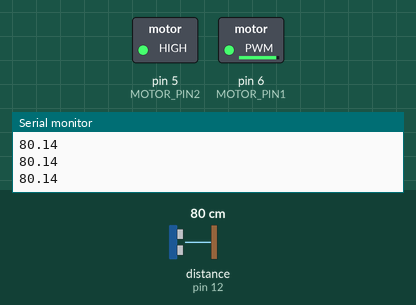
Simulated run of this sketch. Board: Arduino Uno, built with avr-gcc and run on an emulated ATmega328P. Parts: switched loads named in the sketch (green lamp = pin HIGH), the last lines printed to the serial monitor. Wiring (inferred from the names in the program): ultrasonic range finder: trigger pin 13; echo pin 12. The inputs (shaded band) are chosen by the test bench; at power-on: distance to the obstacle (sensor on pin 12) 80 cm. The echo pulse lasts 58.3 µs per cm; pins used as bus, display or sensor lines are not drawn.

Above: at 1.2 s.
1.3 s: distance to the obstacle (sensor on pin 12) set to 16 cm
2.8 s: distance to the obstacle (sensor on pin 12) set to 13 cm
At 3.3 s:
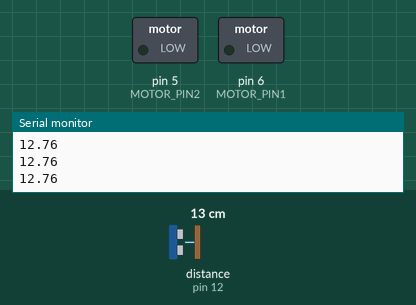
4.3 s: distance to the obstacle (sensor on pin 12) set to 18 cm
At 5.5 s:
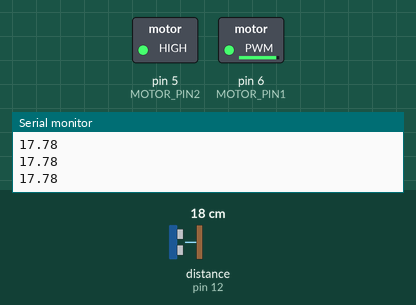
5.8 s: distance to the obstacle (sensor on pin 12) set to 2 cm
At 7.0 s:
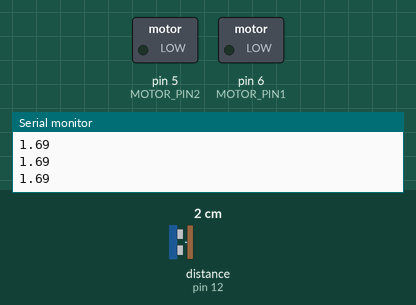
Timing chart, 0 to 8.3 s (numbered marks = the images above; inputs shaded):
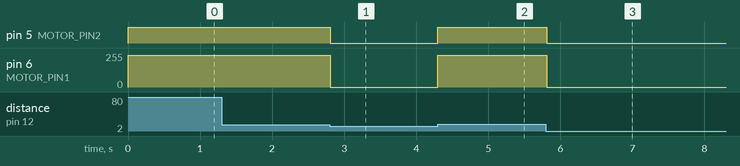

The sketch:

tempplateproj.ino
```cpp
int TRIG_PIN = 13;
int ECHO_PIN = 12;
int MOTOR_PIN1 = 6;
int MOTOR_PIN2 = 5;
float SPEED_OF_SOUND = 0.0345;

void setup() {
  pinMode(MOTOR_PIN1, OUTPUT);
  pinMode(MOTOR_PIN2, OUTPUT);
  pinMode(TRIG_PIN, OUTPUT);
  digitalWrite(TRIG_PIN, LOW);
  pinMode(ECHO_PIN, INPUT);
  Serial.begin(9600);
}

void loop() {
  digitalWrite(TRIG_PIN, HIGH);
  delayMicroseconds(10);
  digitalWrite(TRIG_PIN, LOW);
  int microsecs = pulseIn(ECHO_PIN, HIGH);
  float cms = microsecs*SPEED_OF_SOUND/2;
  Serial.println(cms);
  if (cms < 14) {
    analogWrite(MOTOR_PIN1, 0);
    analogWrite(MOTOR_PIN2, 0);
  } else {
    analogWrite(MOTOR_PIN1, 237);
    analogWrite(MOTOR_PIN2, 255);
  }
  delay(10);
}
```

Measured:
- the behaviour switches between 15 and 14 cm on distance to the obstacle (sensor on pin 12) (found by bisection; images 0 and 1)
- after the input at 2.8 s, pin 5 (MOTOR_PIN2): HIGH → LOW at once; pin 6 (MOTOR_PIN1): 237/255 → 0/255 at once
- after the input at 4.3 s, pin 5 (MOTOR_PIN2): LOW → HIGH at once; pin 6 (MOTOR_PIN1): 0/255 → 237/255 at once
- after the input at 5.8 s, pin 5 (MOTOR_PIN2): HIGH → LOW at once; pin 6 (MOTOR_PIN1): 237/255 → 0/255 at once
